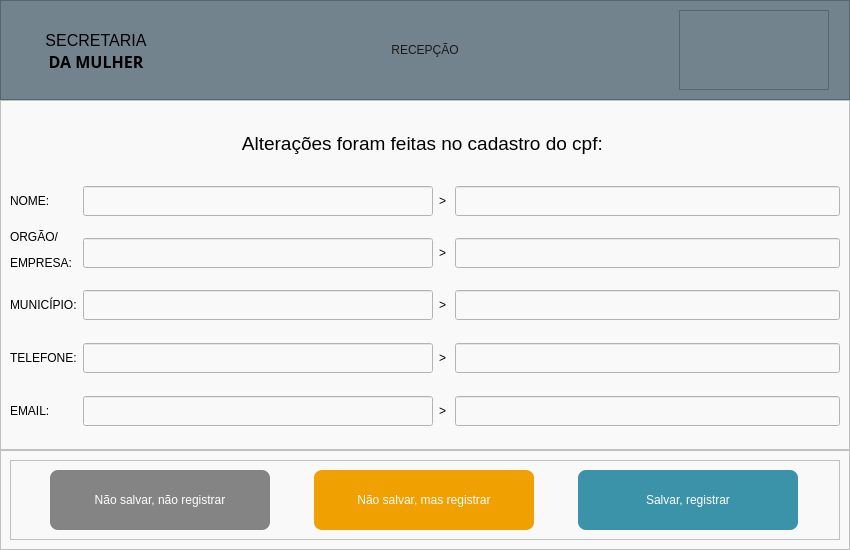
<?xml version="1.0" encoding="UTF-8"?>
<ui version="4.0">
 <class>MainWindow</class>
 <widget class="QMainWindow" name="MainWindow">
  <property name="geometry">
   <rect>
    <x>0</x>
    <y>0</y>
    <width>850</width>
    <height>550</height>
   </rect>
  </property>
  <property name="minimumSize">
   <size>
    <width>850</width>
    <height>550</height>
   </size>
  </property>
  <property name="maximumSize">
   <size>
    <width>850</width>
    <height>550</height>
   </size>
  </property>
  <property name="windowTitle">
   <string> SECRETARIA DA MULHER - SEMU</string>
  </property>
  <widget class="QWidget" name="centralwidget">
   <layout class="QVBoxLayout" name="verticalLayout">
    <property name="spacing">
     <number>0</number>
    </property>
    <property name="leftMargin">
     <number>0</number>
    </property>
    <property name="topMargin">
     <number>0</number>
    </property>
    <property name="rightMargin">
     <number>0</number>
    </property>
    <property name="bottomMargin">
     <number>0</number>
    </property>
    <item>
     <widget class="QFrame" name="frame">
      <property name="minimumSize">
       <size>
        <width>0</width>
        <height>100</height>
       </size>
      </property>
      <property name="maximumSize">
       <size>
        <width>16777215</width>
        <height>100</height>
       </size>
      </property>
      <property name="styleSheet">
       <string notr="true">background-color: rgb(115, 131, 141);</string>
      </property>
      <property name="frameShape">
       <enum>QFrame::StyledPanel</enum>
      </property>
      <property name="frameShadow">
       <enum>QFrame::Raised</enum>
      </property>
      <layout class="QGridLayout" name="gridLayout_2">
       <property name="leftMargin">
        <number>20</number>
       </property>
       <property name="rightMargin">
        <number>20</number>
       </property>
       <property name="verticalSpacing">
        <number>0</number>
       </property>
       <item row="0" column="2" rowspan="2">
        <widget class="QFrame" name="frame_6">
         <property name="maximumSize">
          <size>
           <width>150</width>
           <height>16777215</height>
          </size>
         </property>
         <property name="frameShape">
          <enum>QFrame::StyledPanel</enum>
         </property>
         <property name="frameShadow">
          <enum>QFrame::Raised</enum>
         </property>
         <layout class="QHBoxLayout" name="horizontalLayout_2"/>
        </widget>
       </item>
       <item row="1" column="0">
        <widget class="QLabel" name="label_3">
         <property name="maximumSize">
          <size>
           <width>150</width>
           <height>16777215</height>
          </size>
         </property>
         <property name="font">
          <font>
           <family>Yu Gothic UI Semibold</family>
           <pointsize>12</pointsize>
           <weight>75</weight>
           <bold>true</bold>
          </font>
         </property>
         <property name="text">
          <string>DA MULHER</string>
         </property>
         <property name="alignment">
          <set>Qt::AlignHCenter|Qt::AlignTop</set>
         </property>
        </widget>
       </item>
       <item row="0" column="0">
        <widget class="QLabel" name="label_2">
         <property name="font">
          <font>
           <family>Yu Gothic UI</family>
           <pointsize>12</pointsize>
          </font>
         </property>
         <property name="text">
          <string>SECRETARIA</string>
         </property>
         <property name="alignment">
          <set>Qt::AlignBottom|Qt::AlignHCenter</set>
         </property>
        </widget>
       </item>
       <item row="0" column="1" rowspan="2">
        <widget class="QLabel" name="label">
         <property name="styleSheet">
          <string notr="true">color: rgb(25, 25, 25);
font: 63 20pt &quot;Yu Gothic UI Semibold&quot;;</string>
         </property>
         <property name="text">
          <string>RECEPÇÃO</string>
         </property>
         <property name="alignment">
          <set>Qt::AlignCenter</set>
         </property>
        </widget>
       </item>
      </layout>
     </widget>
    </item>
    <item>
     <widget class="QFrame" name="frame_2">
      <property name="styleSheet">
       <string notr="true">background-color: rgb(249, 249, 249);</string>
      </property>
      <property name="frameShape">
       <enum>QFrame::StyledPanel</enum>
      </property>
      <property name="frameShadow">
       <enum>QFrame::Raised</enum>
      </property>
      <layout class="QGridLayout" name="gridLayout">
       <property name="verticalSpacing">
        <number>0</number>
       </property>
       <item row="6" column="4">
        <widget class="QLineEdit" name="email_new">
         <property name="minimumSize">
          <size>
           <width>0</width>
           <height>30</height>
          </size>
         </property>
         <property name="styleSheet">
          <string notr="true">padding-left: 5px;
color: rgb(67, 167, 0);
font: 63 11pt &quot;Yu Gothic UI Semibold&quot;;
</string>
         </property>
         <property name="readOnly">
          <bool>true</bool>
         </property>
        </widget>
       </item>
       <item row="0" column="0" colspan="5">
        <widget class="QLabel" name="label_4">
         <property name="maximumSize">
          <size>
           <width>16777215</width>
           <height>60</height>
          </size>
         </property>
         <property name="font">
          <font>
           <family>Yu Gothic UI</family>
           <pointsize>14</pointsize>
          </font>
         </property>
         <property name="text">
          <string>Alterações foram feitas no cadastro do cpf: </string>
         </property>
         <property name="alignment">
          <set>Qt::AlignCenter</set>
         </property>
        </widget>
       </item>
       <item row="1" column="0">
        <widget class="QLabel" name="nome">
         <property name="minimumSize">
          <size>
           <width>0</width>
           <height>50</height>
          </size>
         </property>
         <property name="maximumSize">
          <size>
           <width>50</width>
           <height>50</height>
          </size>
         </property>
         <property name="styleSheet">
          <string notr="true">font: 12pt &quot;Yu Gothic UI&quot;;</string>
         </property>
         <property name="text">
          <string>NOME:</string>
         </property>
        </widget>
       </item>
       <item row="1" column="3">
        <widget class="QLabel" name="label_6">
         <property name="minimumSize">
          <size>
           <width>10</width>
           <height>0</height>
          </size>
         </property>
         <property name="maximumSize">
          <size>
           <width>10</width>
           <height>16777215</height>
          </size>
         </property>
         <property name="styleSheet">
          <string notr="true">font: 16pt &quot;Yu Gothic UI&quot;;</string>
         </property>
         <property name="text">
          <string>&gt;</string>
         </property>
        </widget>
       </item>
       <item row="1" column="4">
        <widget class="QLineEdit" name="nome_new">
         <property name="minimumSize">
          <size>
           <width>350</width>
           <height>30</height>
          </size>
         </property>
         <property name="styleSheet">
          <string notr="true">padding-left: 5px;
color: rgb(67, 167, 0);
font: 63 11pt &quot;Yu Gothic UI Semibold&quot;;
</string>
         </property>
         <property name="readOnly">
          <bool>true</bool>
         </property>
        </widget>
       </item>
       <item row="2" column="0">
        <widget class="QLabel" name="municipio">
         <property name="maximumSize">
          <size>
           <width>16777215</width>
           <height>16</height>
          </size>
         </property>
         <property name="styleSheet">
          <string notr="true">font: 12pt &quot;Yu Gothic UI&quot;;</string>
         </property>
         <property name="text">
          <string>ORGÃO/</string>
         </property>
        </widget>
       </item>
       <item row="2" column="1" rowspan="2" colspan="2">
        <widget class="QLineEdit" name="orgao_old">
         <property name="minimumSize">
          <size>
           <width>0</width>
           <height>30</height>
          </size>
         </property>
         <property name="styleSheet">
          <string notr="true">padding-left: 5px;
font: 11pt &quot;Yu Gothic UI&quot;;
color: rgb(100, 100, 100);
</string>
         </property>
         <property name="readOnly">
          <bool>true</bool>
         </property>
        </widget>
       </item>
       <item row="1" column="1" colspan="2">
        <widget class="QLineEdit" name="nome_old">
         <property name="minimumSize">
          <size>
           <width>350</width>
           <height>30</height>
          </size>
         </property>
         <property name="styleSheet">
          <string notr="true">padding-left: 5px;
font: 11pt &quot;Yu Gothic UI&quot;;
color: rgb(100, 100, 100);
</string>
         </property>
         <property name="readOnly">
          <bool>true</bool>
         </property>
        </widget>
       </item>
       <item row="2" column="3" rowspan="2">
        <widget class="QLabel" name="label_7">
         <property name="styleSheet">
          <string notr="true">font: 16pt &quot;Yu Gothic UI&quot;;</string>
         </property>
         <property name="text">
          <string>&gt;</string>
         </property>
        </widget>
       </item>
       <item row="4" column="1" colspan="2">
        <widget class="QLineEdit" name="muni_old">
         <property name="minimumSize">
          <size>
           <width>0</width>
           <height>30</height>
          </size>
         </property>
         <property name="styleSheet">
          <string notr="true">padding-left: 5px;
font: 11pt &quot;Yu Gothic UI&quot;;
color: rgb(100, 100, 100);
</string>
         </property>
         <property name="readOnly">
          <bool>true</bool>
         </property>
        </widget>
       </item>
       <item row="4" column="4">
        <widget class="QLineEdit" name="muni_new">
         <property name="minimumSize">
          <size>
           <width>0</width>
           <height>30</height>
          </size>
         </property>
         <property name="styleSheet">
          <string notr="true">padding-left: 5px;
color: rgb(67, 167, 0);
font: 63 11pt &quot;Yu Gothic UI Semibold&quot;;
</string>
         </property>
         <property name="readOnly">
          <bool>true</bool>
         </property>
        </widget>
       </item>
       <item row="2" column="4" rowspan="2">
        <widget class="QLineEdit" name="orgao_new">
         <property name="minimumSize">
          <size>
           <width>0</width>
           <height>30</height>
          </size>
         </property>
         <property name="styleSheet">
          <string notr="true">padding-left: 5px;
color: rgb(67, 167, 0);
font: 63 11pt &quot;Yu Gothic UI Semibold&quot;;
</string>
         </property>
         <property name="readOnly">
          <bool>true</bool>
         </property>
        </widget>
       </item>
       <item row="5" column="0">
        <widget class="QLabel" name="tell">
         <property name="minimumSize">
          <size>
           <width>0</width>
           <height>50</height>
          </size>
         </property>
         <property name="styleSheet">
          <string notr="true">font: 12pt &quot;Yu Gothic UI&quot;;</string>
         </property>
         <property name="text">
          <string>TELEFONE:</string>
         </property>
        </widget>
       </item>
       <item row="5" column="1" colspan="2">
        <widget class="QLineEdit" name="tel_old">
         <property name="minimumSize">
          <size>
           <width>0</width>
           <height>30</height>
          </size>
         </property>
         <property name="styleSheet">
          <string notr="true">padding-left: 5px;
font: 11pt &quot;Yu Gothic UI&quot;;
color: rgb(100, 100, 100);
</string>
         </property>
         <property name="readOnly">
          <bool>true</bool>
         </property>
        </widget>
       </item>
       <item row="4" column="3">
        <widget class="QLabel" name="label_8">
         <property name="styleSheet">
          <string notr="true">font: 16pt &quot;Yu Gothic UI&quot;;</string>
         </property>
         <property name="text">
          <string>&gt;</string>
         </property>
        </widget>
       </item>
       <item row="5" column="4">
        <widget class="QLineEdit" name="tel_new">
         <property name="minimumSize">
          <size>
           <width>0</width>
           <height>30</height>
          </size>
         </property>
         <property name="styleSheet">
          <string notr="true">padding-left: 5px;
color: rgb(67, 167, 0);
font: 63 11pt &quot;Yu Gothic UI Semibold&quot;;
</string>
         </property>
         <property name="readOnly">
          <bool>true</bool>
         </property>
        </widget>
       </item>
       <item row="6" column="0">
        <widget class="QLabel" name="email">
         <property name="minimumSize">
          <size>
           <width>0</width>
           <height>50</height>
          </size>
         </property>
         <property name="styleSheet">
          <string notr="true">font: 12pt &quot;Yu Gothic UI&quot;;</string>
         </property>
         <property name="text">
          <string>EMAIL:</string>
         </property>
        </widget>
       </item>
       <item row="6" column="1" colspan="2">
        <widget class="QLineEdit" name="email_old">
         <property name="minimumSize">
          <size>
           <width>0</width>
           <height>30</height>
          </size>
         </property>
         <property name="styleSheet">
          <string notr="true">padding-left: 5px;
font: 11pt &quot;Yu Gothic UI&quot;;
color: rgb(100, 100, 100);
</string>
         </property>
         <property name="readOnly">
          <bool>true</bool>
         </property>
        </widget>
       </item>
       <item row="6" column="3">
        <widget class="QLabel" name="label_10">
         <property name="styleSheet">
          <string notr="true">font: 16pt &quot;Yu Gothic UI&quot;;</string>
         </property>
         <property name="text">
          <string>&gt;</string>
         </property>
        </widget>
       </item>
       <item row="5" column="3">
        <widget class="QLabel" name="label_9">
         <property name="styleSheet">
          <string notr="true">font: 16pt &quot;Yu Gothic UI&quot;;</string>
         </property>
         <property name="text">
          <string>&gt;</string>
         </property>
        </widget>
       </item>
       <item row="3" column="0">
        <widget class="QLabel" name="municipio_old_2">
         <property name="maximumSize">
          <size>
           <width>16777215</width>
           <height>29</height>
          </size>
         </property>
         <property name="styleSheet">
          <string notr="true">font: 12pt &quot;Yu Gothic UI&quot;;</string>
         </property>
         <property name="text">
          <string>EMPRESA:</string>
         </property>
        </widget>
       </item>
       <item row="4" column="0">
        <widget class="QLabel" name="muni">
         <property name="minimumSize">
          <size>
           <width>0</width>
           <height>50</height>
          </size>
         </property>
         <property name="styleSheet">
          <string notr="true">font: 12pt &quot;Yu Gothic UI&quot;;</string>
         </property>
         <property name="text">
          <string>MUNICÍPIO:</string>
         </property>
        </widget>
       </item>
      </layout>
     </widget>
    </item>
    <item>
     <widget class="QFrame" name="frame_3">
      <property name="maximumSize">
       <size>
        <width>16777215</width>
        <height>100</height>
       </size>
      </property>
      <property name="styleSheet">
       <string notr="true">background-color: rgb(249, 249, 249);</string>
      </property>
      <property name="frameShape">
       <enum>QFrame::StyledPanel</enum>
      </property>
      <property name="frameShadow">
       <enum>QFrame::Raised</enum>
      </property>
      <layout class="QHBoxLayout" name="horizontalLayout_3">
       <item>
        <widget class="QFrame" name="frame_10">
         <property name="minimumSize">
          <size>
           <width>0</width>
           <height>0</height>
          </size>
         </property>
         <property name="maximumSize">
          <size>
           <width>16777215</width>
           <height>16777215</height>
          </size>
         </property>
         <property name="frameShape">
          <enum>QFrame::StyledPanel</enum>
         </property>
         <property name="frameShadow">
          <enum>QFrame::Raised</enum>
         </property>
         <layout class="QHBoxLayout" name="horizontalLayout_4">
          <property name="spacing">
           <number>5</number>
          </property>
          <property name="leftMargin">
           <number>0</number>
          </property>
          <property name="topMargin">
           <number>0</number>
          </property>
          <property name="rightMargin">
           <number>0</number>
          </property>
          <property name="bottomMargin">
           <number>0</number>
          </property>
          <item>
           <widget class="QPushButton" name="nao_nao">
            <property name="minimumSize">
             <size>
              <width>180</width>
              <height>60</height>
             </size>
            </property>
            <property name="maximumSize">
             <size>
              <width>220</width>
              <height>60</height>
             </size>
            </property>
            <property name="styleSheet">
             <string notr="true">QPushButton{
	border-radius: 8px;
	background-color: rgb(132, 132, 132);
	color: rgb(255, 255, 255);
	font: 63 13pt &quot;Yu Gothic UI Semibold&quot;;
}
QPushButton:hover{
	background-color: rgb(152, 152, 152);
	color: rgb(255, 255, 255);
}
QPushButton:pressed{
	background-color: rgb(159, 159, 159);
	color: rgb(255, 255, 255);
}</string>
            </property>
            <property name="text">
             <string>Não salvar, não registrar</string>
            </property>
           </widget>
          </item>
          <item>
           <widget class="QPushButton" name="nao_sim">
            <property name="minimumSize">
             <size>
              <width>180</width>
              <height>60</height>
             </size>
            </property>
            <property name="maximumSize">
             <size>
              <width>220</width>
              <height>60</height>
             </size>
            </property>
            <property name="styleSheet">
             <string notr="true">QPushButton{
	border-radius: 8px;
	background-color: rgb(240, 160, 0);
	color: rgb(255, 255, 255);
	font: 63 13pt &quot;Yu Gothic UI Semibold&quot;;
}
QPushButton:hover{
background-color: rgb(236, 177, 0);
}
QPushButton:pressed{
	background-color: rgb(159, 159, 159);
}
</string>
            </property>
            <property name="text">
             <string>Não salvar, mas registrar</string>
            </property>
           </widget>
          </item>
          <item>
           <widget class="QPushButton" name="sim_sim">
            <property name="minimumSize">
             <size>
              <width>180</width>
              <height>60</height>
             </size>
            </property>
            <property name="maximumSize">
             <size>
              <width>220</width>
              <height>60</height>
             </size>
            </property>
            <property name="styleSheet">
             <string notr="true">QPushButton{
	border-radius: 8px;
    background-color: rgb(59, 147, 170);
	color: rgb(255, 255, 255);
	font: 63 13pt &quot;Yu Gothic UI Semibold&quot;;
}
QPushButton:hover{
background-color: rgb(79, 167, 190);
}
QPushButton:pressed{
	background-color: rgb(159, 159, 159);
}
</string>
            </property>
            <property name="text">
             <string>Salvar, registrar</string>
            </property>
           </widget>
          </item>
         </layout>
        </widget>
       </item>
      </layout>
     </widget>
    </item>
   </layout>
  </widget>
 </widget>
 <resources/>
 <connections/>
</ui>
